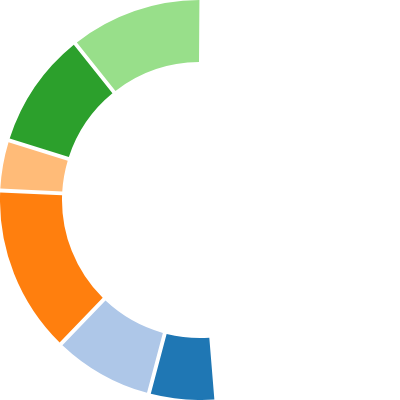

This figure's Vega-Lite source:
### Vega specification from a JSON file in a GitHub repository (floating-point values rounded to 4 significant figures)
{"$schema": "https://vega.github.io/schema/vega/v4.json", "width": 200, "height": 200, "angle": 0, "lineWidth": 0.25, "radiusScale": 1, "pointer": {"length": 0.5, "strokeWidth": 0.02, "color": "rgba(108,117,125,1)"}, "staticLabels": {"font": "20px  sans-serif", "labels": [0, 1800000, 10000000], "fractionDigits": 0}, "autosize": "none", "signals": [{"name": "startAngle", "value": 3.06, "bind": {"input": "range", "min": 0, "max": 6.29, "step": 0.01}}, {"name": "endAngle", "value": 6.29, "bind": {"input": "range", "min": 0, "max": 6.29, "step": 0.01}}, {"name": "padAngle", "value": 0.016, "bind": {"input": "range", "min": 0, "max": 0.1}}, {"name": "innerRadius", "value": 69, "bind": {"input": "range", "min": 0, "max": 90, "step": 1}}, {"name": "cornerRadius", "value": 0, "bind": {"input": "range", "min": 0, "max": 10, "step": 0.5}}, {"name": "sort", "value": false, "bind": {"input": "checkbox"}}], "data": [{"name": "table", "values": [{"id": 1, "field": 4}, {"id": 2, "field": 6}, {"id": 3, "field": 10}, {"id": 4, "field": 3}, {"id": 5, "field": 7}, {"id": 6, "field": 8}], "transform": [{"type": "pie", "field": "field", "startAngle": {"signal": "startAngle"}, "endAngle": {"signal": "endAngle"}, "sort": {"signal": "sort"}}]}], "scales": [{"name": "color", "type": "ordinal", "domain": {"data": "table", "field": "id"}, "range": {"scheme": "category20"}}], "marks": [{"type": "arc", "from": {"data": "table"}, "encode": {"enter": {"fill": {"scale": "color", "field": "id"}, "x": {"signal": "width / 2"}, "y": {"signal": "height / 2"}}, "update": {"startAngle": {"field": "startAngle"}, "endAngle": {"field": "endAngle"}, "padAngle": {"signal": "padAngle"}, "innerRadius": {"signal": "innerRadius"}, "outerRadius": {"signal": "width / 2"}, "cornerRadius": {"signal": "cornerRadius"}}}}]}
